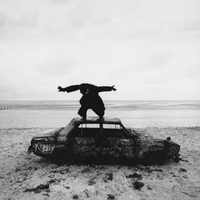
#> input picture LR_4/album.png, 200 x 200 px
$ python Canny.py
#> lines starting #> are read from the running program, lines starting #| are printed output that depends on the picture; after the words box and inside, x2 and y2 are one past the last pixel; in counts of white or black regions, pixels touching at a corner belong together
import cv2
import numpy as np

# свёртка
def Convolution(img, kernel):
    kernel_size = len(kernel)
    x_start = kernel_size // 2
    y_start = kernel_size // 2
    # переопределение матрицы изображения для работы с каждым внутренним пикселем
    matr = np.zeros(img.shape)
    for i in range(img.shape[0]):
        for j in range(img.shape[1]):
            matr[i][j] = img[i][j]
    for i in range(x_start, len(matr)-x_start):
        for j in range(y_start, len(matr[i])-y_start):
            # операция свёртки - каждый пиксель умножается на соответствующий элемент ядра свертки, а затем все произведения суммируются
            val = 0
            for k in range(-(kernel_size//2), kernel_size//2+1):
                for l in range(-(kernel_size//2), kernel_size//2+1):
                    val += img[i + k][j + l] * kernel[k +(kernel_size//2)][l + (kernel_size//2)]
            matr[i][j] = val
    return matr

# нахождение округления угла между вектором градиента и осью Х
def get_angle_number(x, y):
    tg = y/x if x != 0 else 999
    if (x < 0):
        if (y < 0):
            if (tg > 2.414):
                return 0
            elif (tg < 0.414):
                return 6
            elif (tg <= 2.414):
                return 7
        else:
            if (tg < -2.414):
                return 4
            elif (tg < -0.414):
                return 5
            elif (tg >= -0.414):
                return 6
    else:
        if (y < 0):
            if (tg < -2.414):
                return 0
            elif (tg < -0.414):
                return 1
            elif (tg >= -0.414):
                return 2
        else:
            if (tg < 0.414):
                return 2
            elif (tg < 2.414):
                return 3
            elif (tg >= 2.414):
                return 4


i = 0
def main(path, standard_deviation, kernel_size, bound_path):
#> called with path = 'album.png', standard_deviation = 3, kernel_size = 3, bound_path = 5
    global i
    i += 1

    # размытие Гаусса
    img = cv2.imread(path, cv2.IMREAD_GRAYSCALE)
#> img is the input picture: shape (200, 200); min 12, max 240, mean 177
    cv2.imshow("Original", img)
    imgBlur_CV2 = cv2.GaussianBlur(img, (kernel_size, kernel_size), standard_deviation)
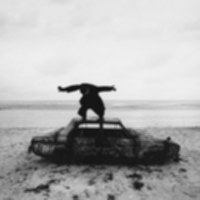
#> imgBlur_CV2: shape (200, 200); min 17, max 240, mean 177
    cv2.imshow('Blur_Imagine', imgBlur_CV2)

    # задание матриц оператора Собеля
    Gx = [[-1, 0, 1], [-2, 0, 2], [-1, 0, 1]]
    Gy = [[-1, -2, -1], [0, 0, 0], [1, 2, 1]]

    # применение операции свёртки
    img_Gx = Convolution(img, Gx)
#> after the loop in Convolution, `for i in range(x_start, len(matr)-x_start):`:
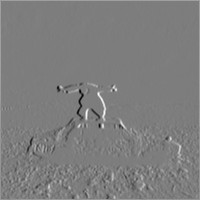
#> matr: shape (200, 200) float64; min -851, max 877, mean 4.1; drawn with min black and max white
    img_Gy = Convolution(img, Gy)
#> after the loop in Convolution (call 2), `for i in range(x_start, len(matr)-x_start):`:
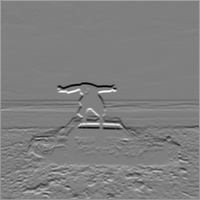
#> matr: shape (200, 200) float64; min -912, max 912, mean 0.9; drawn with min black and max white

    # переопределение матрицы изображения для работы с каждым внутренним пикселем
    matr_gradient = np.zeros(img.shape)
    for i in range(img.shape[0]):
        for j in range(img.shape[1]):
            matr_gradient[i][j] = img[i][j]

    # нахождение матрицы длины вектора градиента
    for i in range(img.shape[0]):
        for j in range(img.shape[1]):
            matr_gradient[i][j] = np.sqrt(img_Gx[i][j] ** 2 + img_Gy[i][j] ** 2)
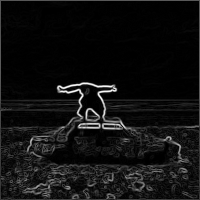
#> matr_gradient: shape (200, 200) float64; min 0, max 938.9, mean 63.6; drawn with min black and max white

    s=0

    for i in range(img.shape[0]):
        for j in range(img.shape[1]):
            s+=matr_gradient[i][j]
#> after the loop, s = 2542074.8

    for i in range(matr_gradient.shape[0]):
        for j in range(matr_gradient.shape[1]):
            matr_gradient[i][j]/=s

    # нахождение матрицы значений углов градиента
    img_angles = img.copy()
    for i in range(img.shape[0]):
        for j in range(img.shape[1]):
            img_angles[i][j] = get_angle_number(img_Gx[i][j], img_Gy[i][j])
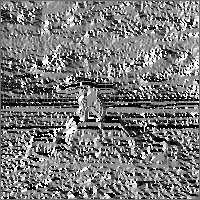
#> img_angles: shape (200, 200); min 0, max 7, mean 3.33; drawn with min black and max white

    # вывод матрицы значений длин градиента
    img_gradient_to_print = matr_gradient.copy()
    # поиск максимального значения длины градиента
    max_gradient = np.max(matr_gradient)
    for i in range(img.shape[0]):
        for j in range(img.shape[1]):
            img_gradient_to_print[i][j] = (float(matr_gradient[i][j]) / max_gradient) * 255 # необходимо для корректного отображения на экране
    #cv2.imshow('Matrix_gradient ' + str(i), img_gradient_to_print)
    print('Матрица значений длин градиента:')
    print(img_gradient_to_print)
#> (printed output is left out)

    # вывод матрицы значений углов градиента
    img_angles_to_print = img.copy()
    for i in range(img.shape[0]):
        for j in range(img.shape[1]):
            img_angles_to_print[i][j] = img_angles[i][j] / 7 * 255 # необходимо для корректного отображения на экране
    #cv2.imshow('Matrix_angles ' + str(i), img_angles_to_print)
    print('Матрица значений углов градиента:')
    print(img_angles_to_print)
#> (printed output is left out)

    img_border = img.copy()
    for i in range(img.shape[0]):
        for j in range(img.shape[1]):
            angle = img_angles[i][j]
            gradient = matr_gradient[i][j]
            # проверка находится ли пиксель на границе изображения
            if (i == 0 or i == img.shape[0] - 1 or j == 0 or j == img.shape[1] - 1):
                img_border[i][j] = 0 # граничный пиксель в значении 0
            # определение смещения по осям в зависимости от значения угла градиента
            else:
                x_shift = 0
                y_shift = 0
                # смещение по оси абсцисс
                if (angle == 0 or angle == 4):
                    x_shift = 0
                elif (angle > 0 and angle < 4):
                    x_shift = 1
                else:
                    x_shift = -1
                # смещение по оси ординат
                if (angle == 2 or angle == 6):
                    y_shift = 0
                elif (angle > 2 and angle < 6):
                    y_shift = -1
                else:
                    y_shift = 1
                # проверка является ли пиксель максимальным значение градиента
                is_max = gradient >= matr_gradient[i + y_shift][j + x_shift] and gradient >= matr_gradient[i - y_shift][ j - x_shift]
                img_border[i][j] = 255 if is_max else 0
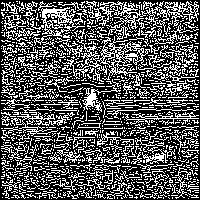
#> img_border: shape (200, 200); 34.8% white in thin lines or dots
    cv2.imshow('img_border ' + str(i), img_border)

    lower_bound = max_gradient / bound_path
    upper_bound = max_gradient - max_gradient / bound_path
    double_filtration = np.zeros(img.shape)
    for i in range(img.shape[0]):
        for j in range(img.shape[1]):
            gradient = matr_gradient[i][j]
            # проверка находится ли пиксель на границы изображения
            if (img_border[i][j] == 255):
                # проверка градиента в диапазоне
                if (gradient >= lower_bound and gradient <= upper_bound):
                    flag = False
                    # проверка пикселя с максимальной длиной градиента среди соседей
                    for k in range(-1, 2):
                        for l in range(-1, 2):
                            if (flag):
                                break
                            # поиск границы
                            if (img_border[i + k][j + l] == 255 and matr_gradient[i + k][j + l] >= lower_bound):
                                flag = True
                                break
                    if (flag):
                        double_filtration[i][j] = 255
                # если значение градиента выше - верхней границы, то пиксель точно граница
                elif (gradient > upper_bound):
                    double_filtration[i][j] = 255
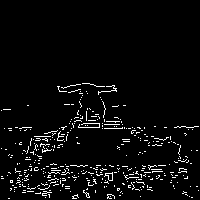
#> double_filtration: shape (200, 200) float64; 4.2% white in thin lines or dots, all inside (x1, y1, x2, y2) = (1, 83, 199, 199)
    cv2.imshow('Double_filtration ' + str(i), double_filtration)

    cv2.waitKey(0)


main('album.png',3,3, 5)
#main('album.png', 6, 5, 10)
#main('album.png', 100, 9, 15)
